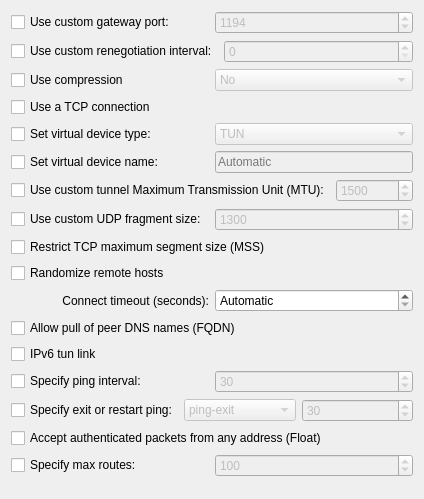
     <widget class="QWidget" name="generalTab">
      <attribute name="title">
       <string>General</string>
      </attribute>
      <layout class="QVBoxLayout" name="verticalLayout_2">
       <item>
        <layout class="QHBoxLayout" name="horizontalLayout_2">
         <item>
          <widget class="QCheckBox" name="chkCustomPort">
           <property name="toolTip">
            <string>TCP/UDP port number for peer. (Default value when there is no port for gateway).</string>
           </property>
           <property name="text">
            <string>Use custom gateway port:</string>
           </property>
          </widget>
         </item>
         <item>
          <widget class="QSpinBox" name="sbCustomPort">
           <property name="enabled">
            <bool>false</bool>
           </property>
           <property name="toolTip">
            <string>TCP/UDP port number for peer. (Default value when there is no port for gateway).</string>
           </property>
           <property name="specialValueText">
            <string comment="like in use Automatic configuration">Automatic</string>
           </property>
           <property name="minimum">
            <number>1</number>
           </property>
           <property name="maximum">
            <number>65535</number>
           </property>
           <property name="value">
            <number>1194</number>
           </property>
          </widget>
         </item>
        </layout>
       </item>
       <item>
        <layout class="QHBoxLayout" name="horizontalLayout_9">
         <item>
          <widget class="QCheckBox" name="chkUseCustomReneg">
           <property name="toolTip">
            <string>Renegotiate data channel key after the specified number of seconds.</string>
           </property>
           <property name="text">
            <string>Use custom renegotiation interval:</string>
           </property>
          </widget>
         </item>
         <item>
          <widget class="QSpinBox" name="sbCustomReneg">
           <property name="enabled">
            <bool>false</bool>
           </property>
           <property name="toolTip">
            <string>Renegotiate data channel key after the specified number of seconds.</string>
           </property>
          </widget>
         </item>
        </layout>
       </item>
       <item>
        <layout class="QHBoxLayout" name="horizontalLayout_12">
         <item>
          <widget class="QCheckBox" name="chkUseCompression">
           <property name="toolTip">
            <string>Use compression.</string>
           </property>
           <property name="text">
            <string>Use compression</string>
           </property>
          </widget>
         </item>
         <item>
          <widget class="QComboBox" name="cmbUseCompression">
           <property name="enabled">
            <bool>false</bool>
           </property>
           <property name="toolTip">
            <string>Use compression.</string>
           </property>
           <item>
            <property name="text">
             <string>No</string>
            </property>
           </item>
           <item>
            <property name="text">
             <string>LZO</string>
            </property>
           </item>
           <item>
            <property name="text">
             <string>LZ4</string>
            </property>
           </item>
           <item>
            <property name="text">
             <string>LZ4 v2</string>
            </property>
           </item>
           <item>
            <property name="text">
             <string>Adaptive</string>
            </property>
           </item>
           <item>
            <property name="text">
             <string>Automatic</string>
            </property>
           </item>
          </widget>
         </item>
        </layout>
       </item>
       <item>
        <widget class="QCheckBox" name="chkUseTCP">
         <property name="toolTip">
          <string>Use TCP for communicating with remote host.</string>
         </property>
         <property name="text">
          <string>Use a TCP connection</string>
         </property>
        </widget>
       </item>
       <item>
        <layout class="QHBoxLayout" name="horizontalLayout_10">
         <item>
          <widget class="QCheckBox" name="chkUseVirtualDeviceType">
           <property name="toolTip">
            <string>Explicitly set virtual device type (TUN/TAP).</string>
           </property>
           <property name="text">
            <string>Set virtual device type:</string>
           </property>
          </widget>
         </item>
         <item>
          <widget class="QComboBox" name="cmbDeviceType">
           <property name="enabled">
            <bool>false</bool>
           </property>
           <property name="toolTip">
            <string>Explicitly set virtual device type (TUN/TAP).</string>
           </property>
           <item>
            <property name="text">
             <string>TUN</string>
            </property>
           </item>
           <item>
            <property name="text">
             <string>TAP</string>
            </property>
           </item>
          </widget>
         </item>
        </layout>
       </item>
       <item>
        <layout class="QHBoxLayout" name="horizontalLayout_11">
         <item>
          <widget class="QCheckBox" name="chkUseVirtualDeviceName">
           <property name="toolTip">
            <string>Use custom name for TUN/TAP virtual device (instead of default &quot;tun&quot; or &quot;tap&quot;).</string>
           </property>
           <property name="text">
            <string>Set virtual device name:</string>
           </property>
          </widget>
         </item>
         <item>
          <widget class="QLineEdit" name="leVirtualDeviceName">
           <property name="enabled">
            <bool>false</bool>
           </property>
           <property name="sizePolicy">
            <sizepolicy hsizetype="Preferred" vsizetype="Fixed">
             <horstretch>0</horstretch>
             <verstretch>0</verstretch>
            </sizepolicy>
           </property>
           <property name="toolTip">
            <string>Use custom name for TUN/TAP virtual device (instead of default &quot;tun&quot; or &quot;tap&quot;).</string>
           </property>
           <property name="placeholderText">
            <string>Automatic</string>
           </property>
          </widget>
         </item>
        </layout>
       </item>
       <item>
        <layout class="QHBoxLayout" name="horizontalLayout_7">
         <item>
          <widget class="QCheckBox" name="chkMtu">
           <property name="toolTip">
            <string>Take the TUN device MTU to be specified value and derive the link MTU from it.</string>
           </property>
           <property name="text">
            <string>Use custom tunnel Maximum Transmission Unit (MTU):</string>
           </property>
          </widget>
         </item>
         <item>
          <widget class="QSpinBox" name="sbMtu">
           <property name="enabled">
            <bool>false</bool>
           </property>
           <property name="toolTip">
            <string>Take the TUN device MTU to be specified value and derive the link MTU from it.</string>
           </property>
           <property name="specialValueText">
            <string comment="like in use Automatic configuration">Automatic</string>
           </property>
           <property name="minimum">
            <number>1</number>
           </property>
           <property name="maximum">
            <number>65535</number>
           </property>
           <property name="value">
            <number>1500</number>
           </property>
          </widget>
         </item>
        </layout>
       </item>
       <item>
        <layout class="QHBoxLayout" name="horizontalLayout_8">
         <item>
          <widget class="QCheckBox" name="chkCustomFragmentSize">
           <property name="toolTip">
            <string>Enable internal datagram fragmentation with this maximum size.</string>
           </property>
           <property name="text">
            <string>Use custom UDP fragment size:</string>
           </property>
          </widget>
         </item>
         <item>
          <widget class="QSpinBox" name="sbCustomFragmentSize">
           <property name="enabled">
            <bool>false</bool>
           </property>
           <property name="toolTip">
            <string>Enable internal datagram fragmentation with this maximum size.</string>
           </property>
           <property name="specialValueText">
            <string comment="like in use Automatic configuration">Automatic</string>
           </property>
           <property name="maximum">
            <number>65535</number>
           </property>
           <property name="value">
            <number>1300</number>
           </property>
          </widget>
         </item>
        </layout>
       </item>
       <item>
        <widget class="QCheckBox" name="chkMssRestrict">
         <property name="toolTip">
          <string>Restrict tunnel TCP maximum segment size.</string>
         </property>
         <property name="text">
          <string>Restrict TCP maximum segment size (MSS)</string>
         </property>
        </widget>
       </item>
       <item>
       <widget class="QCheckBox" name="chkRandRemHosts">
         <property name="toolTip">
          <string>Randomize the order of gateways list (remote) as a kind of basic load-
balancing measure.</string>
        </property>
        <property name="text">
          <string>Randomize remote hosts</string>
        </property>
       </widget>
      </item>
      <item>
       <layout class="QHBoxLayout" name="horizontalLayout_connectTimeout">
        <item>
         <widget class="QLabel" name="lblConnectTimeout">
          <property name="toolTip">
           <string>Time in seconds to wait for the initial connection before failing.</string>
          </property>
          <property name="text">
           <string>Connect timeout (seconds):</string>
          </property>
          <property name="alignment">
           <set>Qt::AlignRight|Qt::AlignTrailing|Qt::AlignVCenter</set>
          </property>
          <property name="buddy">
           <cstring>sbConnectTimeout</cstring>
          </property>
         </widget>
        </item>
        <item>
         <widget class="QSpinBox" name="sbConnectTimeout">
          <property name="toolTip">
           <string>Time in seconds to wait for the initial connection before failing.</string>
          </property>
          <property name="specialValueText">
           <string comment="like in use Automatic configuration">Automatic</string>
          </property>
          <property name="minimum">
           <number>0</number>
          </property>
          <property name="maximum">
           <number>65535</number>
          </property>
          <property name="value">
           <number>0</number>
          </property>
         </widget>
        </item>
       </layout>
      </item>
      <item>
       <widget class="QCheckBox" name="chkAllowPullFqdn">
        <property name="toolTip">
         <string>Allow pulling of peer DNS names (FQDN) sent by the server.</string>
        </property>
        <property name="text">
         <string>Allow pull of peer DNS names (FQDN)</string>
        </property>
       </widget>
      </item>
       <item>
        <widget class="QCheckBox" name="chkIpv6TunLink">
         <property name="toolTip">
          <string>Build a tun link capable of forwarding IPv6 traffic.</string>
         </property>
         <property name="text">
          <string>IPv6 tun link</string>
         </property>
        </widget>
       </item>
       <item>
        <layout class="QHBoxLayout" name="horizontalLayout_13">
         <item>
          <widget class="QCheckBox" name="chkPingInterval">
           <property name="toolTip">
            <string>Ping remote over the TCP/UDP control channel if no packets have been sent for at least n seconds.</string>
           </property>
           <property name="text">
            <string>Specify ping interval:</string>
           </property>
          </widget>
         </item>
         <item>
          <widget class="QSpinBox" name="sbPingInterval">
           <property name="enabled">
            <bool>false</bool>
           </property>
           <property name="toolTip">
            <string>Ping remote over the TCP/UDP control channel if no packets have been sent for at least n seconds.</string>
           </property>
           <property name="minimum">
            <number>1</number>
           </property>
           <property name="maximum">
            <number>65535</number>
           </property>
           <property name="value">
            <number>30</number>
           </property>
          </widget>
         </item>
        </layout>
       </item>
       <item>
        <layout class="QHBoxLayout" name="horizontalLayout_15">
         <item>
          <widget class="QCheckBox" name="chkSpecifyExitRestartPing">
           <property name="toolTip">
            <string>Exit or restart after n seconds pass without reception of a ping or other packet from remote.</string>
           </property>
           <property name="text">
            <string>Specify exit or restart ping:</string>
           </property>
          </widget>
         </item>
         <item>
          <widget class="QComboBox" name="cbSpecifyExitRestartPing">
           <property name="enabled">
            <bool>false</bool>
           </property>
           <property name="toolTip">
            <string>Exit or restart after n seconds pass without reception of a ping or other packet from remote.</string>
           </property>
           <item>
            <property name="text">
             <string>ping-exit</string>
            </property>
           </item>
           <item>
            <property name="text">
             <string>ping-restart</string>
            </property>
           </item>
          </widget>
         </item>
         <item>
          <widget class="QSpinBox" name="sbSpecifyExitRestartPing">
           <property name="enabled">
            <bool>false</bool>
           </property>
           <property name="toolTip">
            <string>Exit or restart after n seconds pass without reception of a ping or other packet from remote.</string>
           </property>
           <property name="minimum">
            <number>1</number>
           </property>
           <property name="maximum">
            <number>65535</number>
           </property>
           <property name="value">
            <number>30</number>
           </property>
          </widget>
         </item>
        </layout>
       </item>
       <item>
        <widget class="QCheckBox" name="chkAcceptAuthenticatedPackets">
         <property name="toolTip">
          <string>Allow remote peer to change its IP address and/or port number such as due to
DHCP (this is the default if --remote is not used). --float when specified with --remote
allows an OpenVPN session to initially connect to a peer at a known address,
however if packets arrive from a new address and pass all authentication tests, the
new address will take control of the session. This is useful when you are connecting
to a peer which holds a dynamic address such as a dial-in user or DHCP client.


Essentially, --float tells OpenVPN to accept authenticated packets from any address,
not only the address which was specified in the --remote option.</string>
         </property>
         <property name="text">
          <string>Accept authenticated packets from any address (Float)</string>
         </property>
        </widget>
       </item>
       <item>
        <layout class="QHBoxLayout" name="horizontalLayout_16">
         <item>
          <widget class="QCheckBox" name="chkMaxRoutes">
           <property name="toolTip">
            <string>Specify the maximum number of routes the server is allowed to specify.</string>
           </property>
           <property name="text">
            <string>Specify max routes:</string>
           </property>
          </widget>
         </item>
         <item>
          <widget class="QSpinBox" name="sbMaxRoutes">
           <property name="enabled">
            <bool>false</bool>
           </property>
           <property name="toolTip">
            <string>Specify the maximum number of routes the server is allowed to specify.</string>
           </property>
           <property name="maximum">
            <number>100000000</number>
           </property>
           <property name="value">
            <number>100</number>
           </property>
          </widget>
         </item>
        </layout>
       </item>
       <item>
        <spacer name="verticalSpacer_5">
         <property name="orientation">
          <enum>Qt::Vertical</enum>
         </property>
         <property name="sizeHint" stdset="0">
          <size>
           <width>303</width>
           <height>11</height>
          </size>
         </property>
        </spacer>
       </item>
      </layout>
     </widget>
